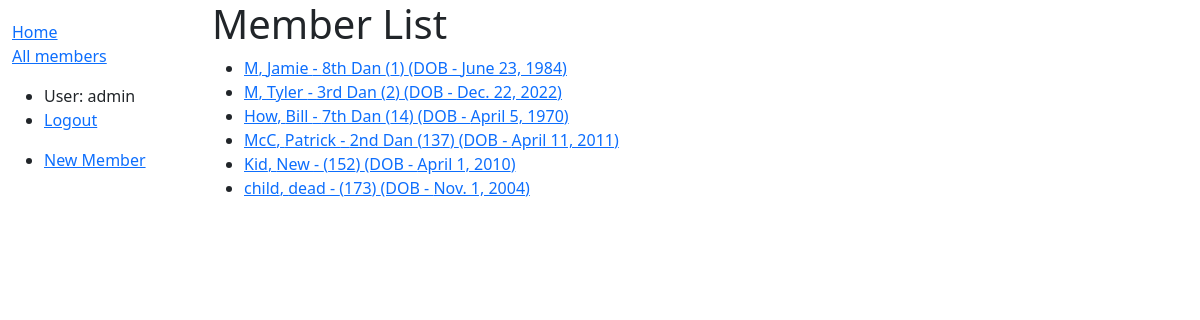
Page /dashboard/members/ (signed in) on the committed database.
### dashboard/models.py (models this page shows, shortened)
class Member(models.Model):
    first_name = models.CharField(max_length=50)
    last_name = models.CharField(max_length=50)
    idnumber = models.SmallIntegerField(verbose_name="ID Number")
    address_line_1 = models.CharField(max_length=200, help_text="Street Number and Name", blank=True)
    address_line_2 = models.CharField(max_length=200, help_text="Suburb", blank=True)
    address_line_3 = models.CharField(max_length=4, help_text="Postcode", blank=True)
    date_of_birth = models.DateField()
    belt = models.CharField(max_length=50, choices=BELT_CHOICES, blank=True)
    email = models.EmailField()
    phone = models.CharField(max_length=100)
    team_leader_instructor = models.CharField(max_length=2, choices=TL_INST_RANKS, blank=True, verbose_name="Team Leader/Instructor")
    active = models.BooleanField(default=True)
    class Meta:
        ordering = ['idnumber']
    def get_absolute_url(self):
        return reverse('member-detail', args=[str(self.id)])

### dashboard/views.py (the view)
# urls.py: path('members/', views.MemberListView.as_view(), name='members'),
class MemberListView(LoginRequiredMixin, generic.ListView):
    model = Member
    paginate_by = 15

### dashboard/templates/dashboard/member_list.html
{% extends "base_generic.html" %}
{% block content %}
  <h1>Member List</h1>
  {% if member_list %}
  <ul>
    {% for member in member_list %}
      <li>
        <a href="{{ member.get_absolute_url }}">{{ member.last_name }}, {{ member.first_name }} - {{ member.get_belt_display }} ({{ member.idnumber }})
        {% if member.date_of_birth %}
            (DOB - {{ member.date_of_birth }})
        {% endif %} </a>
      </li>
    {% endfor %}
  </ul>
  {% else %}
    <p>There are no members.</p>
  {% endif %}
{% endblock %}

### dashboard/templates/base_generic.html (shortened to what this page needs)
<!DOCTYPE html>
<html lang="en">
<head>
  <link href="https://cdn.jsdelivr.net/npm/bootstrap@5.1.3/dist/css/bootstrap.min.css" rel="stylesheet">
  {% load static %}
  <link rel="stylesheet" href="{% static 'css/styles.css' %}">
</head>
<body>
  <div class="container-fluid">
    <div class="row">
      <div class="col-sm-2">
      {% block sidebar %}
        <ul class="sidebar-nav">
          <li><a href="{% url 'index' %}">Home</a></li>
          <li><a href="{% url 'members' %}">All members</a></li>
        </ul>
        <ul>
          {% if user.is_authenticated %}
          <li>User: {{ user.get_username }}</li>
          <li><a href="{% url 'logout' %}?next={{ request.path }}">Logout</a></li>
          </ul>
          <ul>
            <li><a href="{% url 'add-member' %}">New Member</a></li>
          </ul>
          {% else %}
          <li><a href="{% url 'login' %}?next={{ request.path }}">Login</a></li>
          {% endif %}
     {% endblock %}
      </div>
      <div class="col-sm-10 ">{% block content %}{% endblock %}
      </div>
    </div>
  </div>
</body>
</html>

### dashboard/static/css/styles.css (style rules this page uses)
.sidebar-nav { margin-top: 20px; padding: 0; list-style: none; }

### rows in the picture
Member: last_name "M", first_name "Jamie", belt "8th Dan", idnumber "1", date_of_birth "June 23, 1984"
Member: last_name "M", first_name "Tyler", belt "3rd Dan", idnumber "2", date_of_birth "Dec. 22, 2022"
Member: last_name "How", first_name "Bill", belt "7th Dan", idnumber "14", date_of_birth "April 5, 1970"
Member: last_name "McC", first_name "Patrick", belt "2nd Dan", idnumber "137", date_of_birth "April 11, 2011"
Member: last_name "Kid", first_name "New", idnumber "152", date_of_birth "April 1, 2010"
Member: last_name "child", first_name "dead", idnumber "173", date_of_birth "Nov. 1, 2004"

### other values in the picture
{{ user.get_username }} "admin"
